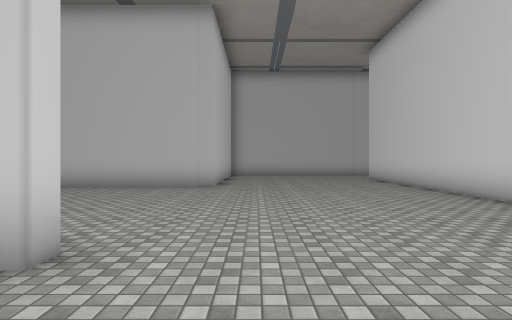
[1] (above)

24 first-person views from a walk through a Unity game level. The camera is 1.5 m above the floor, looks level and sees 80° across. The floor is counted in squares, 2 m on a side. Each view is taken from the middle of a square. On the plan, view 1 faces up. The plan holds only what a view shows up to about 10 squares ahead; the rest is blank. The place goes on beyond the plan. The player is left out. Some surface patterns are stand-ins.

[2]
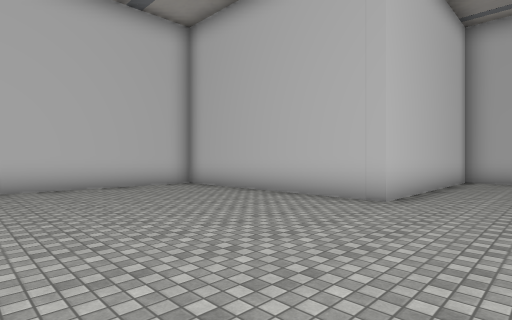

[3]
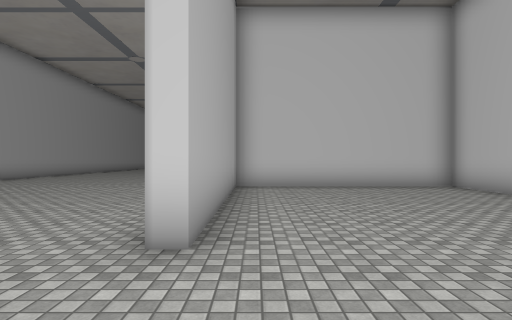

[4]
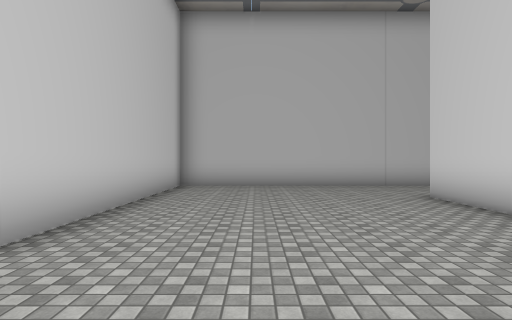

[5]
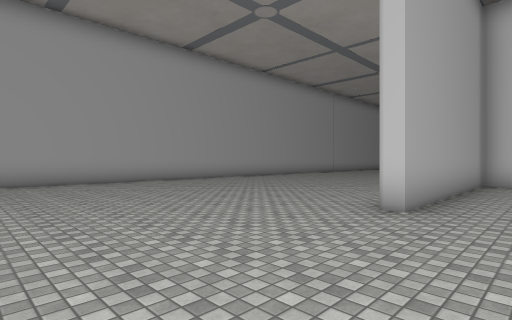

[6]
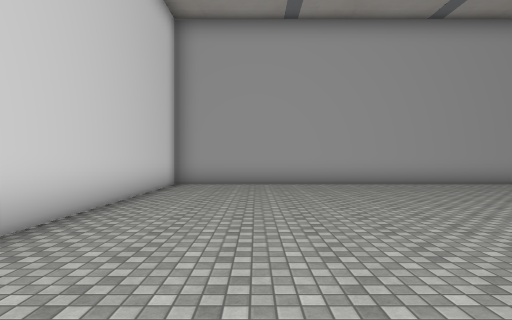

[7]
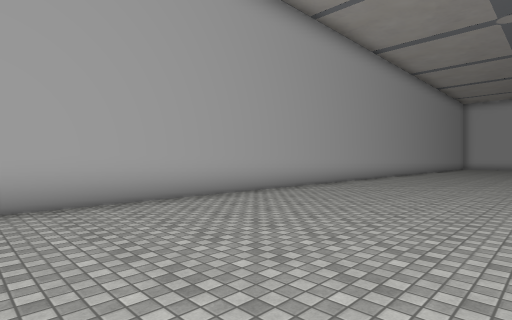

[8]
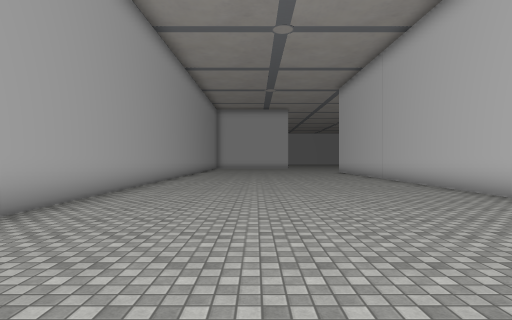

[9]
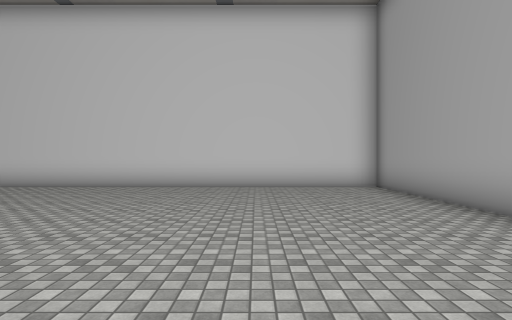

[10]
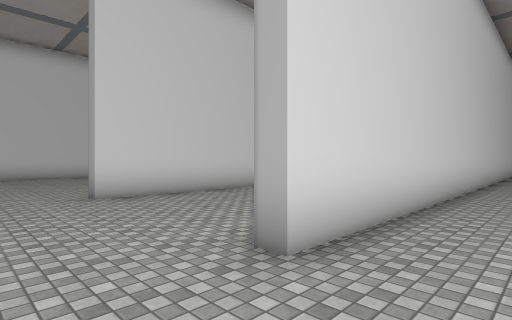

[11]
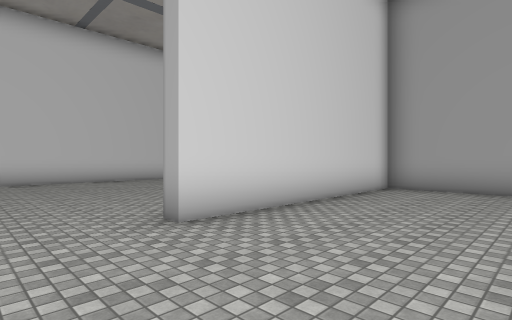

[12]
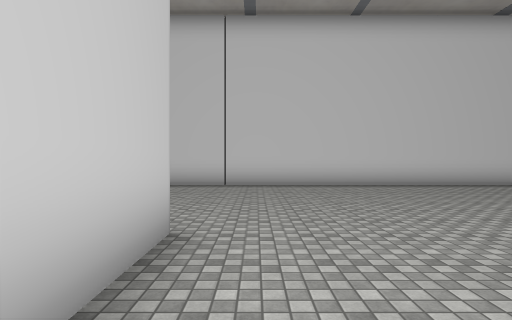

[13]
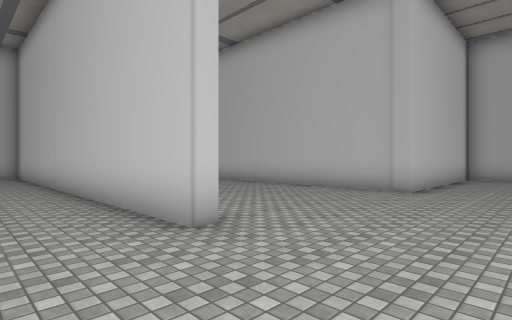

[14]
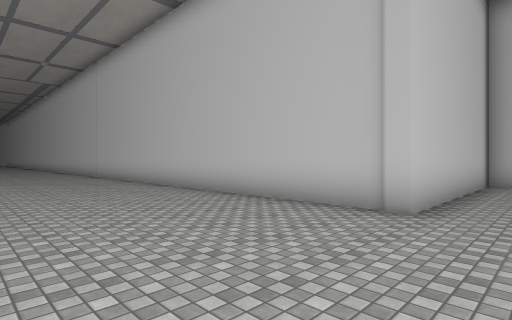

[15]
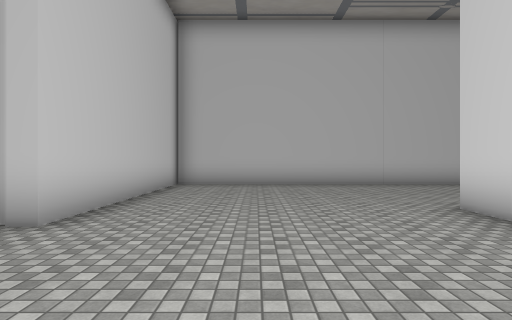

[16]
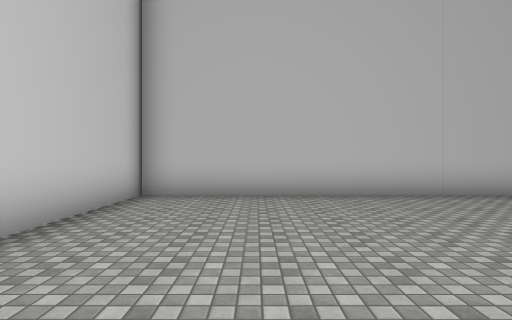

[17]
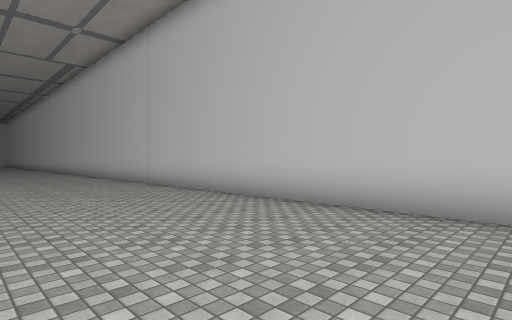

[18]
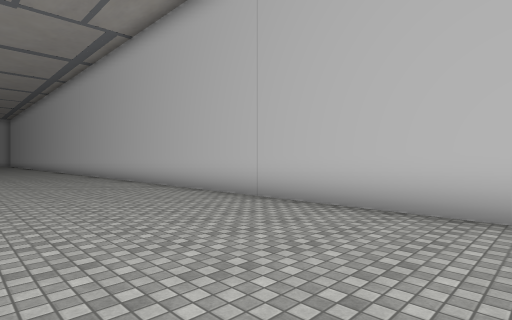

[19]
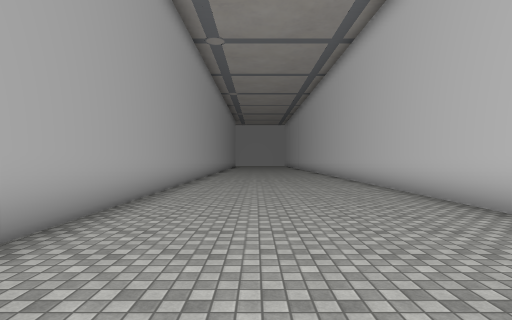

[20]
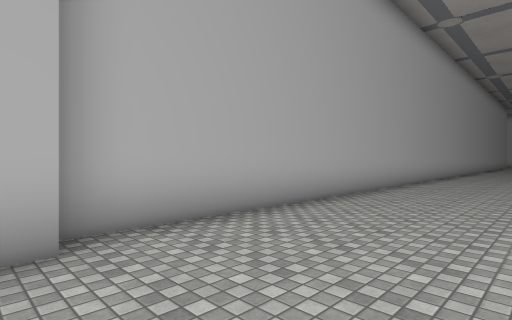

[21]
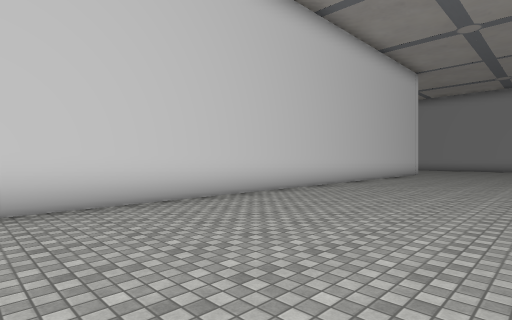

[22]
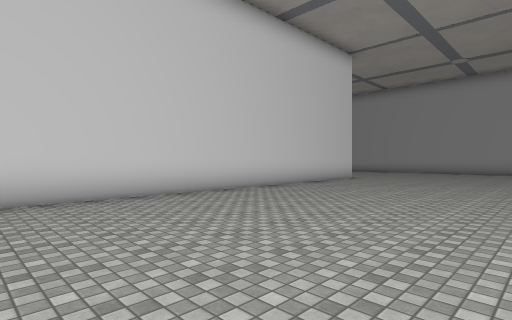

[23]
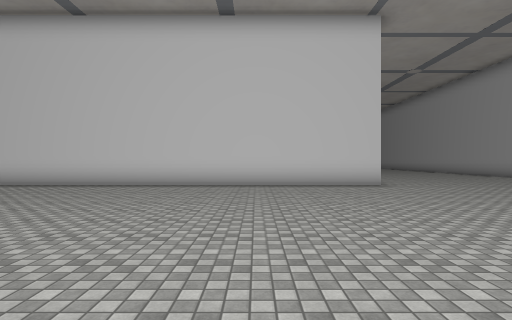

[24]
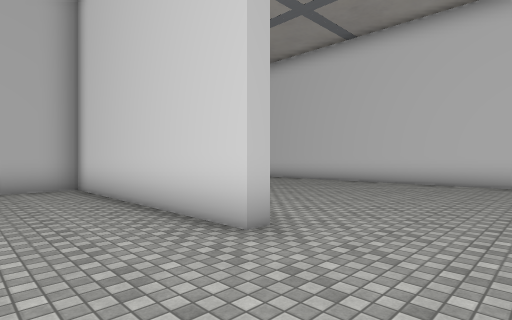

### Floor plan
Points are (right, up) in squares from view 1. A wall is a line through its corners. A room is listed if a view was taken in it or the views show most of it. See-through windows are left out.
Room 1 (views 1, 2, 3, 4, 5, 6, 7, 8, 9, 10)
walls: (-8, 2.1) (-12, 2.1); (-12, -6.4) (4.5, -6.4) (4.5, 12.2); (4.5, 14.9) (-1.2, 14.9) (-1.2, 8.5) (-7.6, 8.5) (-7.6, 2.4) (-1.6, 2.4) (-1.6, 2)
ways out: opening at (5, 13.5) to room 2
Room 2 (views 11, 12)
walls: (9.4, 14.9) (4.5, 14.9); (6.6, 5.9) (9.2, 5.9) (9.2, 12.1)
ways out: opening at (5, 13.5) to room 1; opening at (10, 13.5) to room 3
Room 3 (views 13, 14, 15, 16, 17, 18, 19, 20, 21, 22, 23, 24)
walls: (9.2, 12.1) (9.6, 12.1); (11.1, 14.9) (9.4, 14.9); (9.6, -0.6) (9.2, -0.6) (9.2, 5.5) (7.8, 5.5); (17.1, 20.6) (17.1, 21.8); (-1.6, 15.3) (-1.1, 15.3); (17.1, -6.8) (17.1, 16.6); (11.6, 26.8) (11.6, 20.5) (-11, 20.5); (18.5, 26.4) (11.5, 26.4); (-11.9, 14.7) (-1.6, 14.7)
ways out: opening at (10, 13.5) to room 2

Where each view was taken, in squares from view 1:
view 1: 0 up, 0 right, facing up
view 2: 3 up, 1 right, facing up-left
view 3: 3 up, 1 right, facing left
view 4: 6 up, 1 right, facing up
view 5: 4 up, 3 right, facing down-left
view 6: 3 up, 2 right, facing down
view 7: 1 down, 0 right, facing down-left
view 8: 3 down, 2 left, facing left
view 9: 3 down, 4 left, facing right
view 10: 14 up, 3 right, facing down-right
view 11: 14 up, 6 right, facing down-right
view 12: 14 up, 8 right, facing right
view 13: 13 up, 14 right, facing up-left
view 14: 16 up, 13 right, facing up-left
view 15: 17 up, 14 right, facing up
view 16: 20 up, 14 right, facing up
view 17: 16 up, 8 right, facing up-left
view 18: 16 up, 3 right, facing up-left
view 19: 17 up, 1 left, facing left
view 20: 18 up, 1 left, facing down-left
view 21: 10 up, 12 right, facing down-right
view 22: 5 up, 11 right, facing down-right
view 23: 3 down, 8 right, facing right
view 24: 3 down, 7 right, facing up-right
